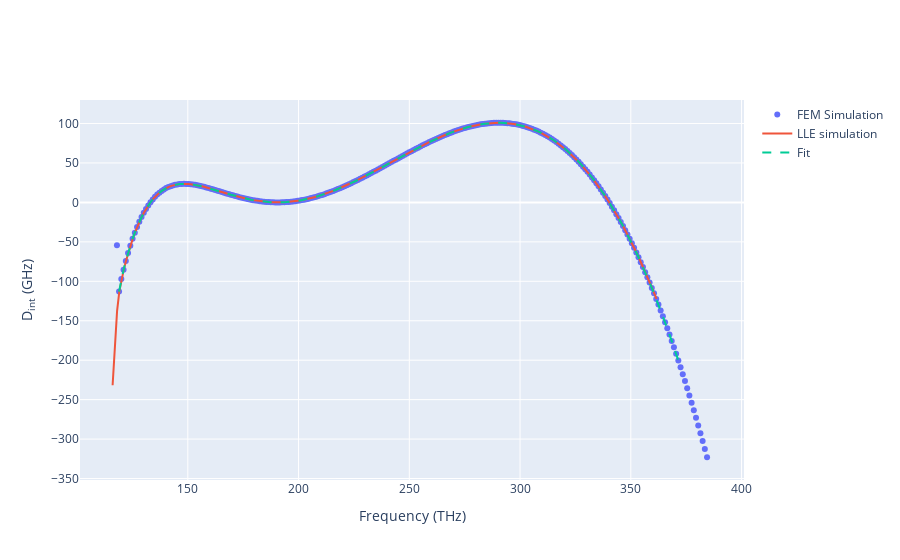

Notebook source saved alongside this figure:
### Code cell
# --  Setup thte Solver --
# Initialize Solver
solver = PyL.LLEsolver(sim=sim,res=res)

#Analyze Dispersion profile
solver.Analyze(plot=True,plottype='all')

#Structure for sending to Julia
solver.Setup()

### Figure 1 — Plotly figure (JSON) as saved in the notebook; plotly's stock layout.template omitted (floating-point values rounded to 4 significant figures; data arrays with more than 128 entries replaced by an {"elided": "..."} marker saying what was removed)
{"data": [{"mode": "markers", "name": "FEM Simulation", "type": "scatter", "x": {"elided": "266 float values"}, "y": {"elided": "266 float values"}}, {"mode": "lines", "name": "LLE simulation", "type": "scatter", "x": {"elided": "245 float values"}, "y": {"elided": "245 float values"}}, {"line": {"dash": "dash", "width": 2}, "name": "Fit", "type": "scatter", "x": {"elided": "252 float values"}, "y": {"elided": "252 float values"}}], "layout": {"xaxis": {"title": {"text": "Frequency (THz)"}}, "yaxis": {"title": {"text": "D<sub>int</sub> (GHz)"}}}}
